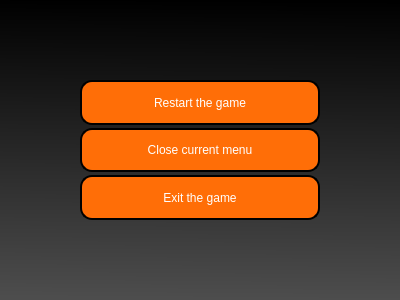
<?xml version="1.0" encoding="UTF-8"?>
<ui version="4.0">
 <class>OptionsDiag</class>
 <widget class="QDialog" name="OptionsDiag">
  <property name="geometry">
   <rect>
    <x>0</x>
    <y>0</y>
    <width>400</width>
    <height>300</height>
   </rect>
  </property>
  <property name="windowTitle">
   <string>Dialog</string>
  </property>
  <property name="styleSheet">
   <string notr="true">background-color: qlineargradient(spread:pad, x1:0.447, y1:0, x2:0.436, y2:0.994318, stop:0 rgba(0, 0, 0, 255), stop:1 rgba(77, 77, 77, 255));</string>
  </property>
  <layout class="QGridLayout" name="gridLayout_2">
   <item row="0" column="0">
    <layout class="QVBoxLayout" name="verticalLayout" stretch="0,0,0">
     <property name="spacing">
      <number>3</number>
     </property>
     <property name="leftMargin">
      <number>69</number>
     </property>
     <property name="topMargin">
      <number>69</number>
     </property>
     <property name="rightMargin">
      <number>69</number>
     </property>
     <property name="bottomMargin">
      <number>69</number>
     </property>
     <item>
      <widget class="QPushButton" name="restartGame">
       <property name="sizePolicy">
        <sizepolicy hsizetype="Expanding" vsizetype="Expanding">
         <horstretch>0</horstretch>
         <verstretch>0</verstretch>
        </sizepolicy>
       </property>
       <property name="cursor">
        <cursorShape>PointingHandCursor</cursorShape>
       </property>
       <property name="styleSheet">
        <string notr="true">QPushButton {
	color: rgb(255, 255, 255);
	border: 2px solid;
	font: 700 11pt &quot;Segoe UI&quot;;
	background-color: rgb(255, 110, 7);
	border-radius: 12px;
}</string>
       </property>
       <property name="text">
        <string>Restart the game</string>
       </property>
      </widget>
     </item>
     <item>
      <widget class="QPushButton" name="closeCurrentMenu">
       <property name="sizePolicy">
        <sizepolicy hsizetype="Expanding" vsizetype="Expanding">
         <horstretch>0</horstretch>
         <verstretch>0</verstretch>
        </sizepolicy>
       </property>
       <property name="cursor">
        <cursorShape>PointingHandCursor</cursorShape>
       </property>
       <property name="styleSheet">
        <string notr="true">QPushButton {
	color: rgb(255, 255, 255);
	border: 2px solid;
	font: 700 11pt &quot;Segoe UI&quot;;
	background-color: rgb(255, 110, 7);
	border-radius: 12px;
}</string>
       </property>
       <property name="text">
        <string>Close current menu</string>
       </property>
      </widget>
     </item>
     <item>
      <widget class="QPushButton" name="exitGame">
       <property name="sizePolicy">
        <sizepolicy hsizetype="Expanding" vsizetype="Expanding">
         <horstretch>0</horstretch>
         <verstretch>0</verstretch>
        </sizepolicy>
       </property>
       <property name="cursor">
        <cursorShape>PointingHandCursor</cursorShape>
       </property>
       <property name="styleSheet">
        <string notr="true">QPushButton {
	color: rgb(255, 255, 255);
	border: 2px solid;
	font: 700 11pt &quot;Segoe UI&quot;;
	background-color: rgb(255, 110, 7);
	border-radius: 12px;
}</string>
       </property>
       <property name="text">
        <string>Exit the game</string>
       </property>
      </widget>
     </item>
    </layout>
   </item>
  </layout>
 </widget>
 <resources/>
 <connections/>
</ui>
